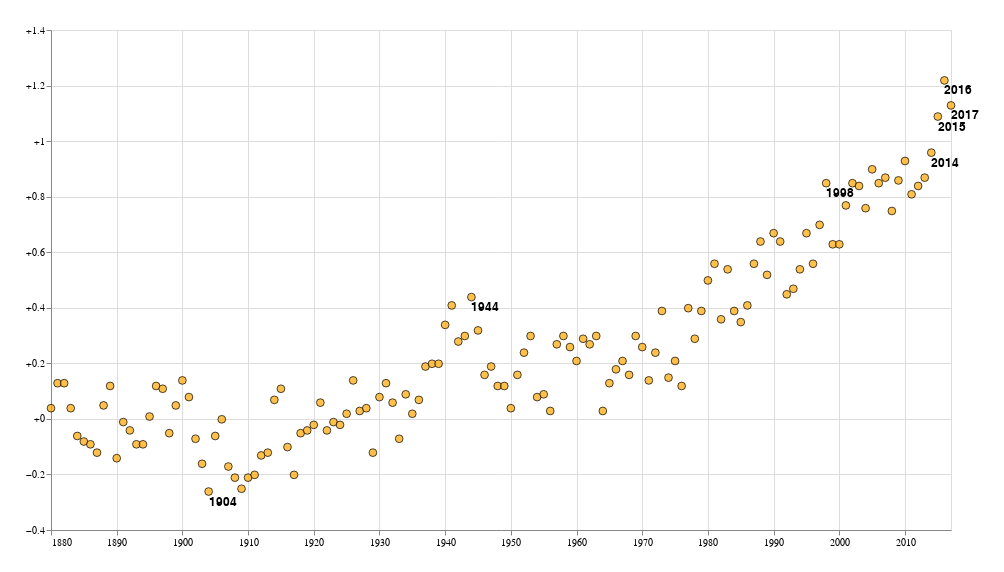

Here is the notebook cell this chart was saved with:
### Code cell
# Add year lables
selected_years = [1904, 1944, 1998, 2014, 2015, 2016, 2017]
df_selected = df[df["Year"].isin((f"{year}-01-01" for year in selected_years))]

textmarks = alt.Chart(df_selected).mark_text(
    align="left",
    baseline="middle",
    dx=0,
    dy=10,
    fontSize=12,
    fontWeight=600
).encode(
    text="year(Year)",
    y="J-D",
    x="Year",
)

(textmarks+chart).properties(
    width=900,
    height=500,
    padding=25
)

### Figure 1 — Vega-Lite specification as saved in the notebook (floating-point values rounded to 4 significant figures; data arrays with more than 128 entries replaced by an {"elided": "..."} marker saying what was removed)
{"config": {"view": {"continuousWidth": 400, "continuousHeight": 300}}, "layer": [{"data": {"name": "data-00e8b3e2901702d17a363db0b6a10ba6"}, "mark": {"type": "text", "align": "left", "baseline": "middle", "dx": 0, "dy": 10, "fontSize": 12, "fontWeight": 600}, "encoding": {"text": {"type": "temporal", "field": "Year", "timeUnit": "year"}, "x": {"type": "temporal", "field": "Year"}, "y": {"type": "quantitative", "field": "J-D"}}}, {"data": {"name": "data-f28dbe03ba54669d698d7d2cdcbfce3b"}, "mark": {"type": "point", "color": "black", "fill": "orange", "shape": "circle", "size": 60, "strokeWidth": 1}, "encoding": {"tooltip": [{"type": "quantitative", "field": "J-D", "title": "Temperature"}, {"type": "temporal", "field": "Year", "format": "%Y", "title": "Year"}], "x": {"type": "temporal", "axis": {"tickCount": 15}, "field": "Year", "scale": {"zero": false}, "title": ""}, "y": {"type": "quantitative", "axis": {"format": "+.2", "tickCount": 10}, "field": "J-D", "scale": {"zero": false}, "title": ""}}}], "height": 500, "padding": 25, "width": 900, "$schema": "https://vega.github.io/schema/vega-lite/v4.8.1.json", "datasets": {"data-00e8b3e2901702d17a363db0b6a10ba6": [{"Year": "1904-01-01T00:00:00", "J-D": -0.2615}, {"Year": "1944-01-01T00:00:00", "J-D": 0.4385}, {"Year": "1998-01-01T00:00:00", "J-D": 0.8485}, {"Year": "2014-01-01T00:00:00", "J-D": 0.9585}, {"Year": "2015-01-01T00:00:00", "J-D": 1.089}, {"Year": "2016-01-01T00:00:00", "J-D": 1.218}, {"Year": "2017-01-01T00:00:00", "J-D": 1.129}], "data-f28dbe03ba54669d698d7d2cdcbfce3b": {"elided": "138 records"}}}
